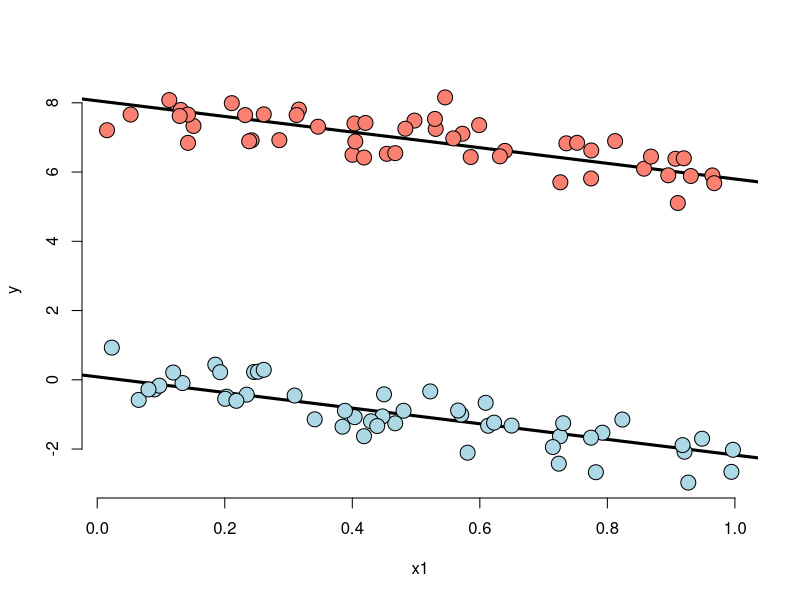

This figure's R source:
n <- 100
x1 <- c(runif(n))
x2 <- rep(c(0,1), c(n/2, n/2))
beta0 <- 0
beta1 <- -2
beta2 <- 8
sigma <- .5
y <- beta0 + x1 * beta1 + x2 * beta2 + rnorm(n, sd=sigma)
df <- data.frame(x1, x2, y)
plot(x1, y, type="n", frame=FALSE)
# abline(lm(y ~ x), lwd=2)
# abline(h=mean(y[1:(n/2)]), lwd=3)
# abline(h=mean(y[(n/2 + 1):n]), lwd=3)
fit <- lm(y ~ x1 + x2, df)
abline(coef(fit)[1], coef(fit)[2], lwd=3)
abline(coef(fit)[1] + coef(fit)[3], coef(fit)[2], lwd=3)
points(x1[1:(n/2)], y[1:(n/2)], pch=21, col="black", bg="lightblue", cex=2)
points(x1[(n/2+1):n], y[(n/2+1):n], pch=21, col="black", bg="salmon", cex=2)

summary(fit)$coef